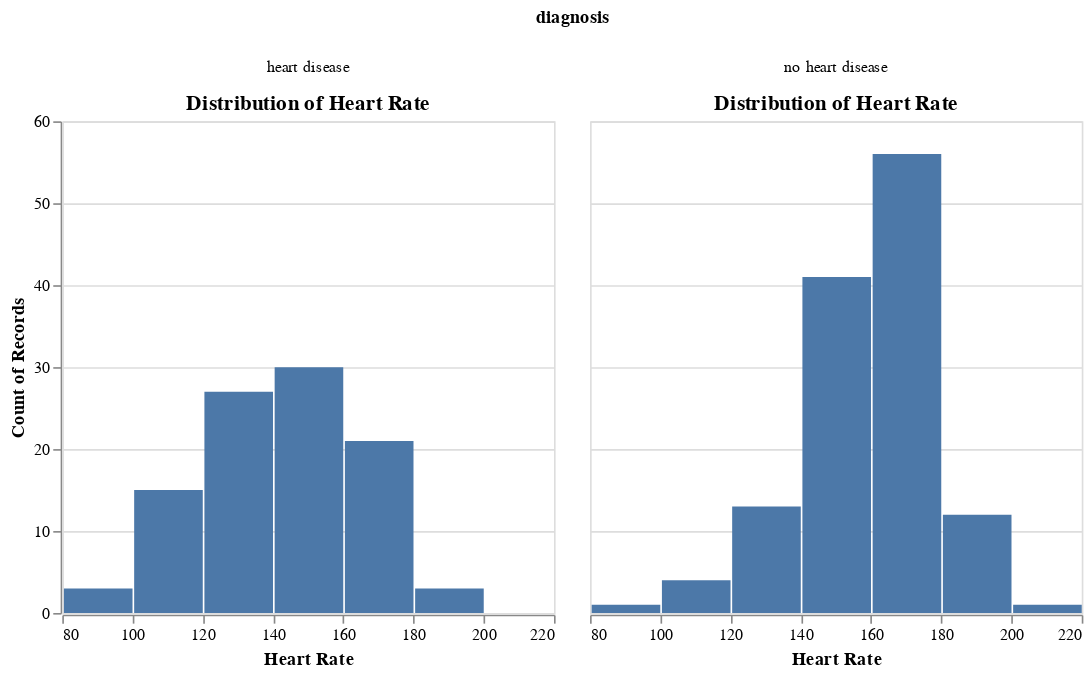

Notebook source saved alongside this figure:
### Code cell
# heart rate
hr_hist = alt.Chart(heart_disease_to_plot).mark_bar().encode(
    alt.X("max_heart_rate:Q", bin = True).title("Heart Rate"),
    y = "count()"
).properties(
    title = "Distribution of Heart Rate"
).facet(
    column = "diagnosis:N"
)

hr_hist

### Figure 1 — Vega-Lite specification as saved in the notebook (floating-point values rounded to 4 significant figures; data arrays with more than 128 entries replaced by an {"elided": "..."} marker saying what was removed)
{"config": {"view": {"continuousWidth": 300, "continuousHeight": 300}}, "data": {"name": "data-de2235db1ab4c23a6d82c71fe6da6796"}, "facet": {"column": {"field": "diagnosis", "type": "nominal"}}, "spec": {"mark": {"type": "bar"}, "encoding": {"x": {"bin": true, "field": "max_heart_rate", "title": "Heart Rate", "type": "quantitative"}, "y": {"aggregate": "count", "type": "quantitative"}}, "title": "Distribution of Heart Rate"}, "$schema": "https://vega.github.io/schema/vega-lite/v5.8.0.json", "datasets": {"data-de2235db1ab4c23a6d82c71fe6da6796": {"elided": "227 records"}}}
